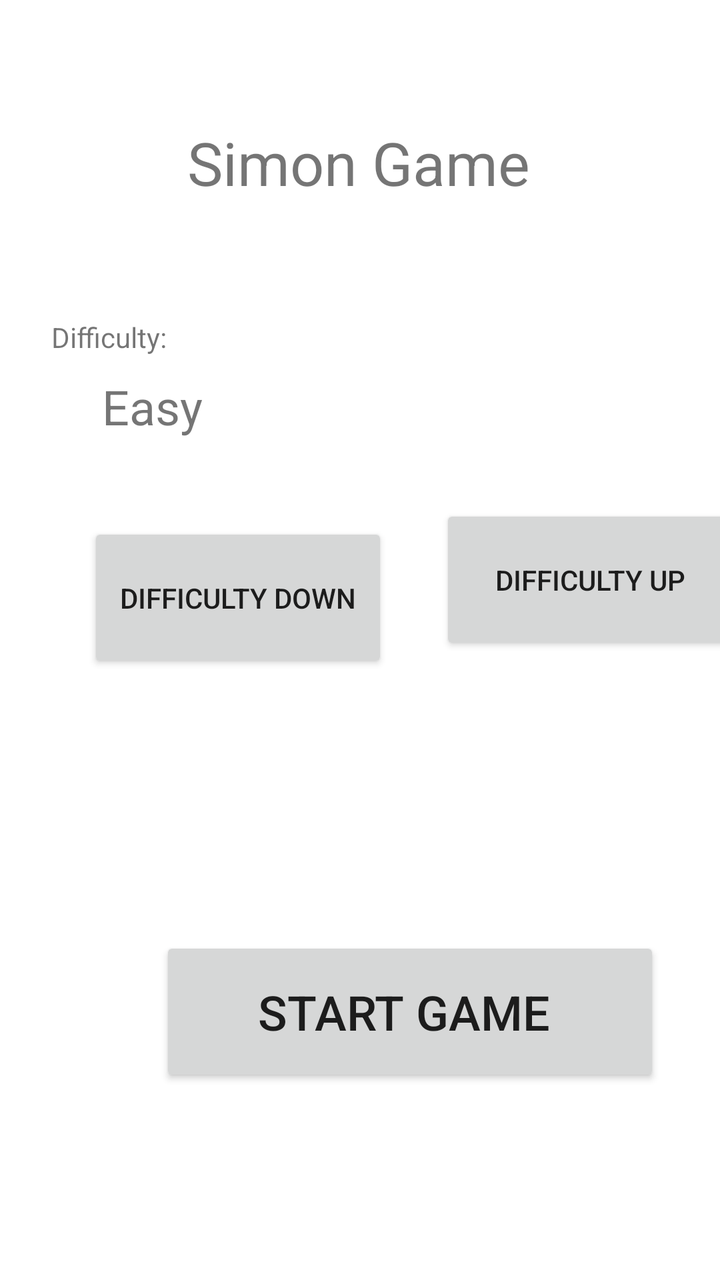
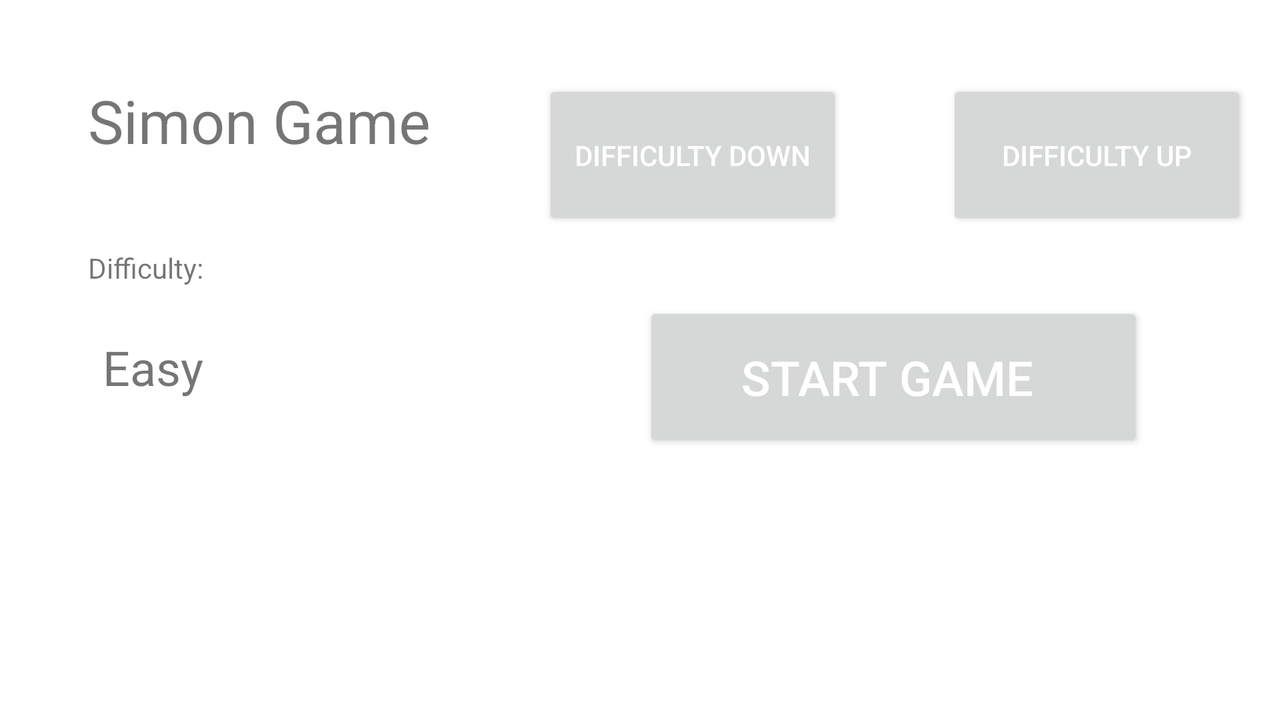

An Android layout and its configuration variant, each rendered on a device that would load it. The default file and the variant file are quoted in full after the pictures.
<!-- AndroidManifest.xml: application theme Theme.SimonGame -->
<!-- res/layout/activity_main.xml -->
<?xml version="1.0" encoding="utf-8"?>

<androidx.constraintlayout.widget.ConstraintLayout xmlns:android="http://schemas.android.com/apk/res/android"
    xmlns:app="http://schemas.android.com/apk/res-auto"
    xmlns:tools="http://schemas.android.com/tools"
    android:layout_width="match_parent"
    android:layout_height="match_parent"
    tools:context=".MainActivity">

    <TextView
        android:id="@+id/textView3"
        android:layout_width="wrap_content"
        android:layout_height="wrap_content"
        android:text="Simon Game"
        android:textSize="30sp"
        app:layout_constraintBottom_toBottomOf="parent"
        app:layout_constraintHorizontal_bias="0.497"
        app:layout_constraintLeft_toLeftOf="parent"
        app:layout_constraintRight_toRightOf="parent"
        app:layout_constraintTop_toTopOf="parent"
        app:layout_constraintVertical_bias="0.102" />

    <TextView
        android:id="@+id/textView"
        android:layout_width="wrap_content"
        android:layout_height="wrap_content"
        android:layout_marginStart="51dp"
        android:layout_marginTop="159dp"
        android:layout_marginEnd="302dp"
        android:text="Difficulty:"
        app:layout_constraintEnd_toEndOf="parent"
        app:layout_constraintStart_toStartOf="parent"
        app:layout_constraintTop_toTopOf="parent" />

    <TextView
        android:id="@+id/diffText"
        android:layout_width="wrap_content"
        android:layout_height="wrap_content"
        android:layout_marginStart="51dp"
        android:layout_marginTop="9dp"
        android:text="Easy"
        android:textSize="24sp"
        app:layout_constraintStart_toStartOf="parent"
        app:layout_constraintTop_toBottomOf="@+id/textView" />

    <Button
        android:id="@+id/diffUp"
        android:layout_width="150dp"
        android:layout_height="75dp"
        android:layout_marginStart="26dp"
        android:layout_marginTop="151dp"
        android:text="Difficulty Up"
        app:layout_constraintStart_toEndOf="@+id/diffDown"
        app:layout_constraintTop_toBottomOf="@+id/textView3" />

    <Button
        android:id="@+id/diffDown"
        android:layout_width="150dp"
        android:layout_height="75dp"
        android:layout_marginStart="44dp"
        android:layout_marginTop="42dp"
        android:text="Difficulty Down"
        app:layout_constraintStart_toStartOf="parent"
        app:layout_constraintTop_toBottomOf="@+id/diffText" />

    <Button
        android:id="@+id/btnStart"
        android:layout_width="250dp"
        android:layout_height="75dp"
        android:layout_marginStart="80dp"
        android:layout_marginTop="141dp"
        android:text="Start Game "
        android:textSize="24sp"
        app:layout_constraintStart_toStartOf="parent"
        app:layout_constraintTop_toBottomOf="@+id/diffUp" />

</androidx.constraintlayout.widget.ConstraintLayout>
<!-- resources referenced by this layout -->
<resources>
  <style name="Theme.SimonGame" parent="Theme.MaterialComponents.DayNight.DarkActionBar">
          
          <item name="colorPrimary">#323232</item>
          <item name="colorPrimaryVariant">@color/purple_700</item>
          <item name="colorOnPrimary">@color/black</item>
          
          <item name="colorSecondary">@color/teal_200</item>
          <item name="colorSecondaryVariant">@color/teal_200</item>
          <item name="colorOnSecondary">@color/black</item>
          
          <item name="android:statusBarColor" tools:targetApi="l">?attr/colorPrimaryVariant</item>
          
      </style>
  <color name="purple_700">#FF3700B3</color>
  <color name="black">#FF000000</color>
  <color name="teal_200">#FF03DAC5</color>
</resources>
<!-- res/layout-land/activity_main.xml (the author's variant of the layout above) -->
<!-- drawn on the phone turned sideways -->
<?xml version="1.0" encoding="utf-8"?>
<androidx.constraintlayout.widget.ConstraintLayout xmlns:android="http://schemas.android.com/apk/res/android"
    xmlns:app="http://schemas.android.com/apk/res-auto"
    xmlns:tools="http://schemas.android.com/tools"
    android:layout_width="match_parent"
    android:layout_height="match_parent"
    tools:context=".MainActivity">

    <TextView
        android:id="@+id/textView3"
        android:layout_width="wrap_content"
        android:layout_height="wrap_content"
        android:layout_marginStart="44dp"
        android:layout_marginTop="40dp"
        android:text="Simon Game"
        android:textSize="30sp"
        app:layout_constraintStart_toStartOf="parent"
        app:layout_constraintTop_toTopOf="parent" />

    <TextView
        android:id="@+id/textView"
        android:layout_width="wrap_content"
        android:layout_height="wrap_content"
        android:layout_marginTop="44dp"
        android:text="Difficulty:"
        app:layout_constraintEnd_toEndOf="@+id/textView3"
        app:layout_constraintHorizontal_bias="0.0"
        app:layout_constraintStart_toStartOf="@+id/textView3"
        app:layout_constraintTop_toBottomOf="@+id/textView3" />

    <TextView
        android:id="@+id/diffText"
        android:layout_width="wrap_content"
        android:layout_height="wrap_content"
        android:layout_marginTop="24dp"
        android:text="Easy"
        android:textSize="24sp"
        app:layout_constraintEnd_toEndOf="@+id/textView"
        app:layout_constraintHorizontal_bias="1.0"
        app:layout_constraintStart_toStartOf="@+id/textView"
        app:layout_constraintTop_toBottomOf="@+id/textView" />

    <Button
        android:id="@+id/diffUp"
        android:layout_width="150dp"
        android:layout_height="75dp"
        android:layout_marginStart="52dp"
        android:text="Difficulty Up"
        android:textColor="#FFFFFF"
        app:layout_constraintBottom_toBottomOf="@+id/diffDown"
        app:layout_constraintStart_toEndOf="@+id/diffDown"
        app:layout_constraintTop_toTopOf="@+id/diffDown"
        app:layout_constraintVertical_bias="0.0" />

    <Button
        android:id="@+id/diffDown"
        android:layout_width="150dp"
        android:layout_height="75dp"
        android:layout_marginStart="56dp"
        android:text="Difficulty Down"
        android:textColor="#FFFFFF"
        app:layout_constraintBottom_toBottomOf="@+id/textView3"
        app:layout_constraintStart_toEndOf="@+id/textView3"
        app:layout_constraintTop_toTopOf="@+id/textView3"
        app:layout_constraintVertical_bias="0.0" />

    <Button
        android:id="@+id/btnStart"
        android:layout_width="250dp"
        android:layout_height="75dp"
        android:layout_marginTop="36dp"
        android:text="Start Game "
        android:textColor="#FFFFFF"
        android:textSize="24sp"
        app:layout_constraintEnd_toEndOf="@+id/diffUp"
        app:layout_constraintHorizontal_bias="0.495"
        app:layout_constraintStart_toStartOf="@+id/diffDown"
        app:layout_constraintTop_toBottomOf="@+id/diffDown" />

</androidx.constraintlayout.widget.ConstraintLayout>
